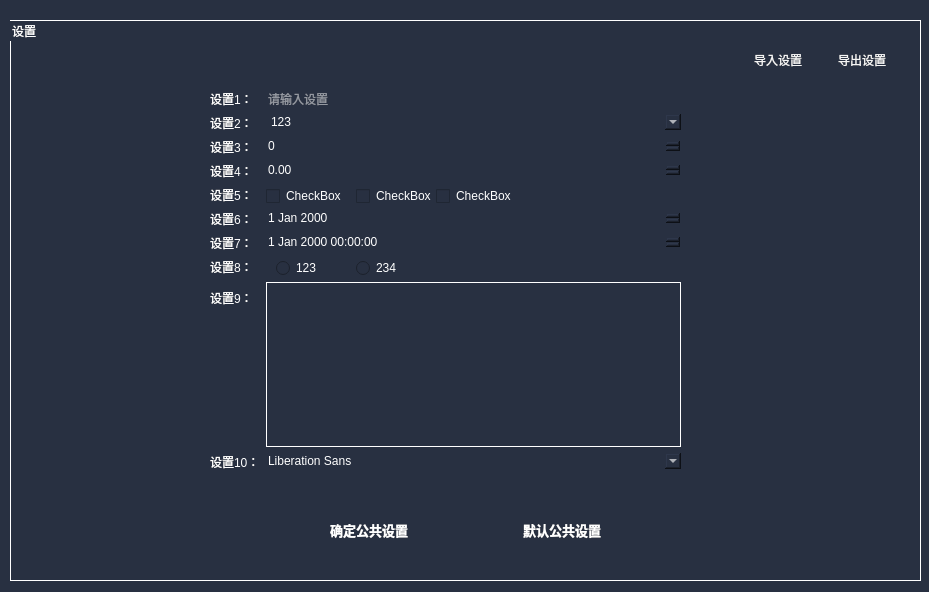
<?xml version="1.0" encoding="UTF-8"?>
<ui version="4.0">
 <class>tab3_frame</class>
 <widget class="QWidget" name="tab3_frame">
  <property name="geometry">
   <rect>
    <x>0</x>
    <y>0</y>
    <width>929</width>
    <height>592</height>
   </rect>
  </property>
  <property name="windowTitle">
   <string>Form</string>
  </property>
  <property name="styleSheet">
   <string notr="true">*{
border:none;
}
QWidget{

	background:rgb(40, 48,65);
color:white;
}
QGraphicsView{
border:1px solid white;
}
QGroupBox{
border:1px solid white
}
</string>
  </property>
  <widget class="QGroupBox" name="groupBox">
   <property name="geometry">
    <rect>
     <x>10</x>
     <y>20</y>
     <width>911</width>
     <height>561</height>
    </rect>
   </property>
   <property name="styleSheet">
    <string notr="true">QTextEdit{border:1px solid white}
QFormLayout{font-size:20px;}</string>
   </property>
   <property name="title">
    <string>设置</string>
   </property>
   <property name="flat">
    <bool>true</bool>
   </property>
   <widget class="QWidget" name="horizontalLayoutWidget">
    <property name="geometry">
     <rect>
      <x>30</x>
      <y>13</y>
      <width>861</width>
      <height>55</height>
     </rect>
    </property>
    <layout class="QHBoxLayout" name="horizontalLayout">
     <item>
      <spacer name="horizontalSpacer">
       <property name="orientation">
        <enum>Qt::Horizontal</enum>
       </property>
       <property name="sizeType">
        <enum>QSizePolicy::Expanding</enum>
       </property>
       <property name="sizeHint" stdset="0">
        <size>
         <width>900</width>
         <height>10</height>
        </size>
       </property>
      </spacer>
     </item>
     <item>
      <widget class="QPushButton" name="btn3_2">
       <property name="sizePolicy">
        <sizepolicy hsizetype="Minimum" vsizetype="Maximum">
         <horstretch>20</horstretch>
         <verstretch>21</verstretch>
        </sizepolicy>
       </property>
       <property name="font">
        <font>
         <bold>false</bold>
        </font>
       </property>
       <property name="styleSheet">
        <string notr="true">QPushButton{
	color:rgb(245, 245, 245);
	padding:15px;
	background:rgb(40, 48,65);
border：none;

}</string>
       </property>
       <property name="text">
        <string>导入设置</string>
       </property>
       <property name="icon">
        <iconset resource="resource/mainPage.qrc">
         <normaloff>:/icon/import_white.svg</normaloff>:/icon/import_white.svg</iconset>
       </property>
       <property name="iconSize">
        <size>
         <width>15</width>
         <height>15</height>
        </size>
       </property>
       <property name="autoDefault">
        <bool>false</bool>
       </property>
       <property name="default">
        <bool>false</bool>
       </property>
       <property name="flat">
        <bool>true</bool>
       </property>
      </widget>
     </item>
     <item>
      <widget class="QPushButton" name="btn3_3">
       <property name="sizePolicy">
        <sizepolicy hsizetype="Minimum" vsizetype="Maximum">
         <horstretch>20</horstretch>
         <verstretch>21</verstretch>
        </sizepolicy>
       </property>
       <property name="font">
        <font>
         <bold>false</bold>
        </font>
       </property>
       <property name="styleSheet">
        <string notr="true">QPushButton{
	color:rgb(245, 245, 245);
	padding:15px;
	background:rgb(40, 48,65);
border：none;

}</string>
       </property>
       <property name="text">
        <string>导出设置</string>
       </property>
       <property name="icon">
        <iconset resource="resource/mainPage.qrc">
         <normaloff>:/icon/export_white.svg</normaloff>:/icon/export_white.svg</iconset>
       </property>
       <property name="iconSize">
        <size>
         <width>15</width>
         <height>15</height>
        </size>
       </property>
       <property name="autoDefault">
        <bool>false</bool>
       </property>
       <property name="default">
        <bool>false</bool>
       </property>
       <property name="flat">
        <bool>true</bool>
       </property>
      </widget>
     </item>
    </layout>
   </widget>
   <widget class="QWidget" name="formLayoutWidget">
    <property name="geometry">
     <rect>
      <x>200</x>
      <y>70</y>
      <width>471</width>
      <height>381</height>
     </rect>
    </property>
    <layout class="QFormLayout" name="formLayout">
     <item row="0" column="0">
      <widget class="QLabel" name="Label_2">
       <property name="text">
        <string>设置1：</string>
       </property>
      </widget>
     </item>
     <item row="0" column="1">
      <widget class="QLineEdit" name="LineEdit">
       <property name="placeholderText">
        <string>请输入设置</string>
       </property>
      </widget>
     </item>
     <item row="1" column="0">
      <widget class="QLabel" name="Label_3">
       <property name="text">
        <string>设置2：</string>
       </property>
      </widget>
     </item>
     <item row="1" column="1">
      <widget class="QComboBox" name="ComboBox">
       <item>
        <property name="text">
         <string>123</string>
        </property>
       </item>
       <item>
        <property name="text">
         <string>123123</string>
        </property>
       </item>
       <item>
        <property name="text">
         <string>123123</string>
        </property>
       </item>
       <item>
        <property name="text">
         <string>1</string>
        </property>
       </item>
       <item>
        <property name="text">
         <string>2312</string>
        </property>
       </item>
       <item>
        <property name="text">
         <string>312</string>
        </property>
       </item>
       <item>
        <property name="text">
         <string>3</string>
        </property>
       </item>
       <item>
        <property name="text">
         <string>123</string>
        </property>
       </item>
       <item>
        <property name="text">
         <string>新建项目</string>
        </property>
       </item>
      </widget>
     </item>
     <item row="2" column="0">
      <widget class="QLabel" name="label">
       <property name="text">
        <string>设置3：</string>
       </property>
      </widget>
     </item>
     <item row="2" column="1">
      <widget class="QSpinBox" name="SpinBox"/>
     </item>
     <item row="3" column="0">
      <widget class="QLabel" name="Label_4">
       <property name="text">
        <string>设置4：</string>
       </property>
      </widget>
     </item>
     <item row="3" column="1">
      <widget class="QDoubleSpinBox" name="DoubleSpinBox">
       <property name="styleSheet">
        <string notr="true"/>
       </property>
      </widget>
     </item>
     <item row="4" column="0">
      <widget class="QLabel" name="Label_5">
       <property name="text">
        <string>设置5：</string>
       </property>
      </widget>
     </item>
     <item row="4" column="1">
      <widget class="QWidget" name="Widget" native="true">
       <widget class="QCheckBox" name="checkBox">
        <property name="geometry">
         <rect>
          <x>0</x>
          <y>0</y>
          <width>79</width>
          <height>20</height>
         </rect>
        </property>
        <property name="text">
         <string>CheckBox</string>
        </property>
       </widget>
       <widget class="QCheckBox" name="checkBox_2">
        <property name="geometry">
         <rect>
          <x>90</x>
          <y>0</y>
          <width>79</width>
          <height>20</height>
         </rect>
        </property>
        <property name="text">
         <string>CheckBox</string>
        </property>
       </widget>
       <widget class="QCheckBox" name="checkBox_3">
        <property name="geometry">
         <rect>
          <x>170</x>
          <y>0</y>
          <width>79</width>
          <height>20</height>
         </rect>
        </property>
        <property name="text">
         <string>CheckBox</string>
        </property>
       </widget>
      </widget>
     </item>
     <item row="5" column="0">
      <widget class="QLabel" name="Label_6">
       <property name="text">
        <string>设置6：</string>
       </property>
      </widget>
     </item>
     <item row="5" column="1">
      <widget class="QDateEdit" name="DateEdit"/>
     </item>
     <item row="6" column="0">
      <widget class="QLabel" name="Label_7">
       <property name="text">
        <string>设置7：</string>
       </property>
      </widget>
     </item>
     <item row="6" column="1">
      <widget class="QDateTimeEdit" name="DateTimeEdit"/>
     </item>
     <item row="7" column="0">
      <widget class="QLabel" name="Label_8">
       <property name="text">
        <string>设置8：</string>
       </property>
      </widget>
     </item>
     <item row="7" column="1">
      <widget class="QWidget" name="Widget_2" native="true">
       <widget class="QRadioButton" name="radioButton">
        <property name="geometry">
         <rect>
          <x>10</x>
          <y>0</y>
          <width>95</width>
          <height>20</height>
         </rect>
        </property>
        <property name="text">
         <string>123</string>
        </property>
       </widget>
       <widget class="QRadioButton" name="radioButton_2">
        <property name="geometry">
         <rect>
          <x>90</x>
          <y>0</y>
          <width>95</width>
          <height>20</height>
         </rect>
        </property>
        <property name="text">
         <string>234</string>
        </property>
       </widget>
      </widget>
     </item>
     <item row="8" column="0">
      <widget class="QLabel" name="Label_9">
       <property name="text">
        <string>设置9：</string>
       </property>
      </widget>
     </item>
     <item row="8" column="1">
      <widget class="QTextEdit" name="textEdit"/>
     </item>
     <item row="9" column="0">
      <widget class="QLabel" name="Label">
       <property name="text">
        <string>设置10：</string>
       </property>
      </widget>
     </item>
     <item row="9" column="1">
      <widget class="QFontComboBox" name="fontComboBox"/>
     </item>
    </layout>
   </widget>
   <widget class="QWidget" name="horizontalLayoutWidget_2">
    <property name="geometry">
     <rect>
      <x>20</x>
      <y>470</y>
      <width>871</width>
      <height>81</height>
     </rect>
    </property>
    <layout class="QHBoxLayout" name="horizontalLayout_2">
     <item>
      <spacer name="horizontalSpacer_2">
       <property name="orientation">
        <enum>Qt::Horizontal</enum>
       </property>
       <property name="sizeHint" stdset="0">
        <size>
         <width>300</width>
         <height>20</height>
        </size>
       </property>
      </spacer>
     </item>
     <item>
      <widget class="QPushButton" name="pushButton">
       <property name="font">
        <font>
         <pointsize>10</pointsize>
         <bold>true</bold>
        </font>
       </property>
       <property name="text">
        <string>确定公共设置</string>
       </property>
       <property name="icon">
        <iconset resource="resource/mainPage.qrc">
         <normaloff>:/icon/correct_white.svg</normaloff>:/icon/correct_white.svg</iconset>
       </property>
       <property name="iconSize">
        <size>
         <width>20</width>
         <height>20</height>
        </size>
       </property>
      </widget>
     </item>
     <item>
      <spacer name="horizontalSpacer_4">
       <property name="orientation">
        <enum>Qt::Horizontal</enum>
       </property>
       <property name="sizeHint" stdset="0">
        <size>
         <width>10</width>
         <height>20</height>
        </size>
       </property>
      </spacer>
     </item>
     <item>
      <widget class="QPushButton" name="pushButton_5">
       <property name="font">
        <font>
         <pointsize>10</pointsize>
         <bold>true</bold>
        </font>
       </property>
       <property name="text">
        <string>默认公共设置</string>
       </property>
       <property name="icon">
        <iconset resource="resource/mainPage.qrc">
         <normaloff>:/icon/default_white.svg</normaloff>:/icon/default_white.svg</iconset>
       </property>
       <property name="iconSize">
        <size>
         <width>20</width>
         <height>20</height>
        </size>
       </property>
      </widget>
     </item>
     <item>
      <spacer name="horizontalSpacer_3">
       <property name="orientation">
        <enum>Qt::Horizontal</enum>
       </property>
       <property name="sizeHint" stdset="0">
        <size>
         <width>300</width>
         <height>20</height>
        </size>
       </property>
      </spacer>
     </item>
    </layout>
   </widget>
  </widget>
 </widget>
 <resources>
  <include location="resource/mainPage.qrc"/>
 </resources>
 <connections/>
</ui>
